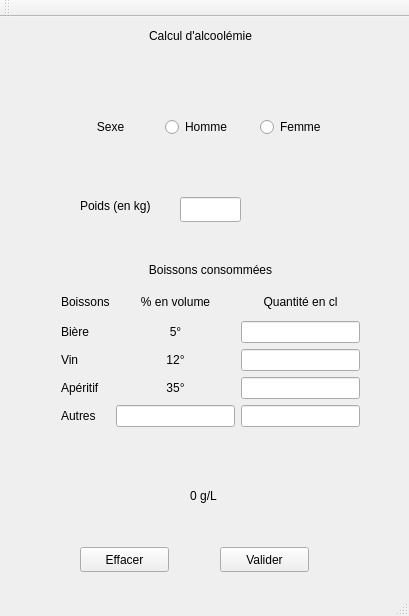
<?xml version="1.0" encoding="UTF-8"?>
<ui version="4.0">
 <class>Alcooltest</class>
 <widget class="QMainWindow" name="Alcooltest">
  <property name="geometry">
   <rect>
    <x>0</x>
    <y>0</y>
    <width>409</width>
    <height>616</height>
   </rect>
  </property>
  <property name="windowTitle">
   <string>Alcooltest</string>
  </property>
  <widget class="QWidget" name="centralWidget">
   <widget class="QLabel" name="title">
    <property name="geometry">
     <rect>
      <x>130</x>
      <y>10</y>
      <width>141</width>
      <height>17</height>
     </rect>
    </property>
    <property name="text">
     <string>Calcul d'alcoolémie</string>
    </property>
    <property name="alignment">
     <set>Qt::AlignCenter</set>
    </property>
   </widget>
   <widget class="QWidget" name="horizontalLayoutWidget">
    <property name="geometry">
     <rect>
      <x>60</x>
      <y>70</y>
      <width>290</width>
      <height>80</height>
     </rect>
    </property>
    <layout class="QHBoxLayout" name="horizontalLayout">
     <property name="spacing">
      <number>15</number>
     </property>
     <item>
      <widget class="QLabel" name="sexeLabel">
       <property name="text">
        <string>Sexe</string>
       </property>
       <property name="alignment">
        <set>Qt::AlignCenter</set>
       </property>
      </widget>
     </item>
     <item>
      <widget class="QRadioButton" name="hommeRadioBtn">
       <property name="text">
        <string>Homme</string>
       </property>
      </widget>
     </item>
     <item>
      <widget class="QRadioButton" name="femmeRadioBtn">
       <property name="text">
        <string>Femme</string>
       </property>
      </widget>
     </item>
    </layout>
   </widget>
   <widget class="QPushButton" name="Effacer">
    <property name="geometry">
     <rect>
      <x>80</x>
      <y>530</y>
      <width>89</width>
      <height>25</height>
     </rect>
    </property>
    <property name="text">
     <string>Effacer</string>
    </property>
   </widget>
   <widget class="QPushButton" name="Valider">
    <property name="geometry">
     <rect>
      <x>220</x>
      <y>530</y>
      <width>89</width>
      <height>25</height>
     </rect>
    </property>
    <property name="text">
     <string>Valider</string>
    </property>
   </widget>
   <widget class="QLabel" name="label">
    <property name="geometry">
     <rect>
      <x>80</x>
      <y>180</y>
      <width>91</width>
      <height>17</height>
     </rect>
    </property>
    <property name="text">
     <string>Poids (en kg)</string>
    </property>
   </widget>
   <widget class="QLineEdit" name="lineEdit_poids">
    <property name="geometry">
     <rect>
      <x>180</x>
      <y>180</y>
      <width>61</width>
      <height>25</height>
     </rect>
    </property>
   </widget>
   <widget class="QWidget" name="gridLayoutWidget">
    <property name="geometry">
     <rect>
      <x>50</x>
      <y>240</y>
      <width>321</width>
      <height>181</height>
     </rect>
    </property>
    <layout class="QGridLayout" name="gridLayout" rowstretch="0,0,0,0,0,0">
     <property name="topMargin">
      <number>0</number>
     </property>
     <item row="2" column="2">
      <widget class="QLineEdit" name="lineEdit_biere"/>
     </item>
     <item row="1" column="0">
      <widget class="QLabel" name="Boissons">
       <property name="text">
        <string>Boissons</string>
       </property>
      </widget>
     </item>
     <item row="1" column="2">
      <widget class="QLabel" name="Quantite">
       <property name="text">
        <string>Quantité en cl</string>
       </property>
       <property name="alignment">
        <set>Qt::AlignCenter</set>
       </property>
      </widget>
     </item>
     <item row="0" column="0" colspan="3">
      <widget class="QLabel" name="label_2">
       <property name="text">
        <string>Boissons consommées</string>
       </property>
       <property name="alignment">
        <set>Qt::AlignCenter</set>
       </property>
      </widget>
     </item>
     <item row="1" column="1">
      <widget class="QLabel" name="Pourcent">
       <property name="text">
        <string>% en volume</string>
       </property>
       <property name="alignment">
        <set>Qt::AlignCenter</set>
       </property>
      </widget>
     </item>
     <item row="2" column="1">
      <widget class="QLabel" name="label_7">
       <property name="text">
        <string>5°</string>
       </property>
       <property name="alignment">
        <set>Qt::AlignCenter</set>
       </property>
      </widget>
     </item>
     <item row="3" column="0">
      <widget class="QLabel" name="Vin">
       <property name="text">
        <string>Vin</string>
       </property>
      </widget>
     </item>
     <item row="4" column="0">
      <widget class="QLabel" name="Aperitif">
       <property name="text">
        <string>Apéritif</string>
       </property>
      </widget>
     </item>
     <item row="4" column="2">
      <widget class="QLineEdit" name="lineEdit_apero"/>
     </item>
     <item row="3" column="1">
      <widget class="QLabel" name="label_9">
       <property name="text">
        <string>12°</string>
       </property>
       <property name="alignment">
        <set>Qt::AlignCenter</set>
       </property>
      </widget>
     </item>
     <item row="4" column="1">
      <widget class="QLabel" name="label_4">
       <property name="text">
        <string>35°</string>
       </property>
       <property name="alignment">
        <set>Qt::AlignCenter</set>
       </property>
      </widget>
     </item>
     <item row="3" column="2">
      <widget class="QLineEdit" name="lineEdit_vin"/>
     </item>
     <item row="2" column="0">
      <widget class="QLabel" name="Biere">
       <property name="text">
        <string>Bière</string>
       </property>
      </widget>
     </item>
     <item row="5" column="0">
      <widget class="QLabel" name="Autres">
       <property name="text">
        <string>Autres</string>
       </property>
      </widget>
     </item>
     <item row="5" column="2">
      <widget class="QLineEdit" name="lineEdit_autres2"/>
     </item>
     <item row="5" column="1">
      <widget class="QLineEdit" name="lineEdit_autres1"/>
     </item>
    </layout>
   </widget>
   <widget class="QLabel" name="tauxAlcool">
    <property name="geometry">
     <rect>
      <x>170</x>
      <y>470</y>
      <width>67</width>
      <height>17</height>
     </rect>
    </property>
    <property name="text">
     <string>0 g/L</string>
    </property>
    <property name="alignment">
     <set>Qt::AlignCenter</set>
    </property>
   </widget>
  </widget>
  <widget class="QMenuBar" name="menuBar">
   <property name="geometry">
    <rect>
     <x>0</x>
     <y>0</y>
     <width>409</width>
     <height>22</height>
    </rect>
   </property>
  </widget>
  <widget class="QToolBar" name="mainToolBar">
   <attribute name="toolBarArea">
    <enum>TopToolBarArea</enum>
   </attribute>
   <attribute name="toolBarBreak">
    <bool>false</bool>
   </attribute>
  </widget>
  <widget class="QStatusBar" name="statusBar"/>
 </widget>
 <layoutdefault spacing="6" margin="11"/>
 <resources/>
 <connections/>
</ui>
